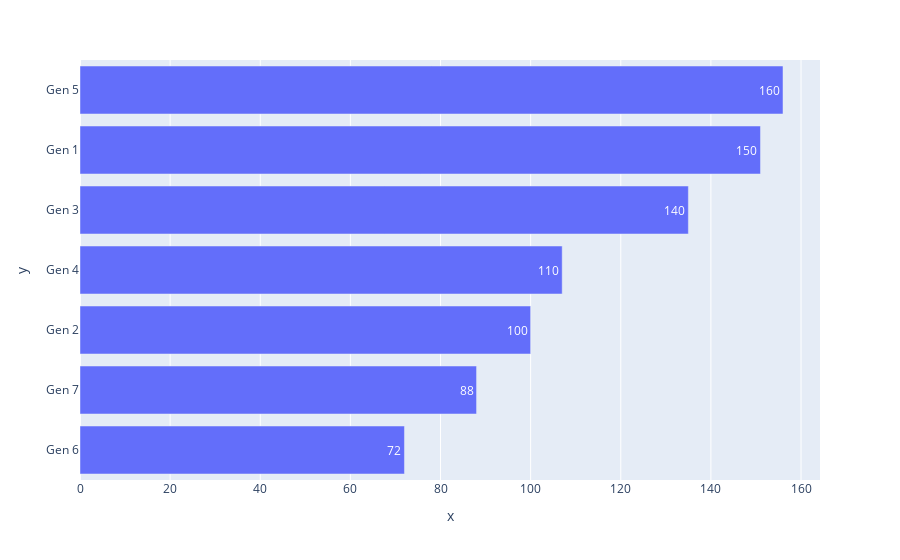

Write notebook code for a chart like this one.
### Code cell
fig = px.bar( x= gen_counts, y=gen_counts.index,  text_auto=".2s", orientation='h')
fig.show()

### Figure 1 — Plotly figure (JSON) as saved in the notebook; plotly's stock layout.template omitted (floating-point values rounded to 4 significant figures)
{"data": [{"alignmentgroup": "True", "hovertemplate": "x=%{x}<br>y=%{y}<extra></extra>", "legendgroup": "", "marker": {"color": "#636efa", "pattern": {"shape": ""}}, "name": "", "offsetgroup": "", "orientation": "h", "showlegend": false, "textposition": "auto", "texttemplate": "%{x:.2s}", "type": "bar", "x": [72, 88, 100, 107, 135, 151, 156], "xaxis": "x", "y": ["Gen 6", "Gen 7", "Gen 2", "Gen 4", "Gen 3", "Gen 1", "Gen 5"], "yaxis": "y"}], "layout": {"barmode": "relative", "legend": {"tracegroupgap": 0}, "margin": {"t": 60}, "xaxis": {"anchor": "y", "domain": [0, 1], "title": {"text": "x"}}, "yaxis": {"anchor": "x", "domain": [0, 1], "title": {"text": "y"}}}}
